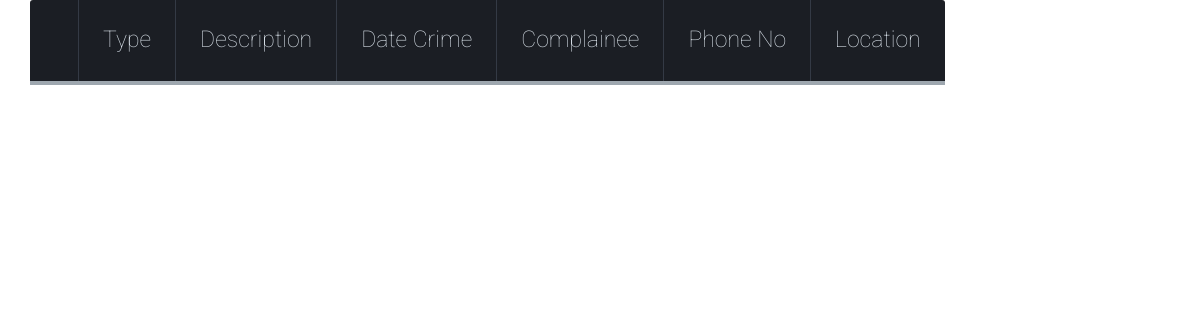
Before: /receive_alert/ with the older database file.
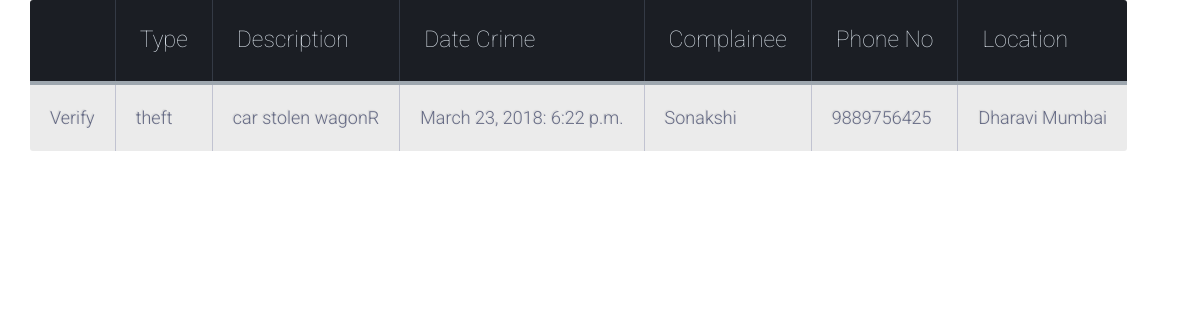
After: the same page with the newer database file.
### crimeReporting/models.py (models this page shows)
class INFORMATION_FILING_APP(models.Model):
    name = models.CharField(max_length=100)
    aadharcard = models.CharField(max_length=100)
    phone = models.CharField(max_length=100)
    crimetype = models.CharField(max_length=100)
    latitude = models.FloatField()
    longitude = models.FloatField()
    location=models.CharField(max_length=100)
    crime_description = models.CharField(max_length=100)
    date_crime = models.DateField()
    time_crime = models.TimeField()
    complaint_time = models.TimeField()
    complaint_date = models.DateField()

### maps/views.py (the view)
# urls.py: url(r'^receive_alert/$', receive_alert,name="receive_alert"),
def receive_alert(request):
    posts = INFORMATION_FILING_APP.objects.all()
    print(posts)
    return render(request, "report_alert.html", {'posts': posts})

### templates/report_alert.html (shortened to what this page needs)
<!DOCTYPE html>
{% load staticfiles %}
<html lang="en">
<head>
    <link rel="stylesheet" href="https://maxcdn.bootstrapcdn.com/bootstrap/3.3.7/css/bootstrap.min.css">
     <link href="{% static 'css/table.css' %}" rel="stylesheet">
</head>
<body>
 <div class="container">
  <div class="first" id="tables">
    <table>
        <thead>
      <tr>
          <th></th>
        <th>Type</th>
        <th>Description</th>
        <th>Date Crime</th>
        <th>Complainee</th>
          <th>Phone No</th>
        <th>Location</th>
      </tr>
        </thead>
     <tbody class="table-hover">
    {% for post in posts %}
       <tr style="text-align: center">
           <td id="myBtn">Verify</td>
          <td>{{ post.crimetype }}</td>
          <td>{{ post.crime_description}}</td>
          <td>{{ post.date_crime}}: {{post.time_crime}}</td>
          <td>{{ post.name}}</td>
          <td>{{ post.phone}}</td>
          <td>{{ post.location}}</td>
    </tr>
    {% endfor %}
    </tbody>
    </table>
  </div>
 </div>
</body>
</html>

### static/css/table.css (style rules this page uses)
body { background-color: #3e94ec; font-family: "Roboto", helvetica, arial, sans-serif; font-size: 16px; font-weight: 400; text-rendering: optimizeLegibility; }
th { color:#D5DDE5;; background:#1b1e24; border-bottom:4px solid #9ea7af; border-right: 1px solid #343a45; font-size:23px; font-weight: 100; padding:24px; text-align:left; text-shadow: 0 1px 1px rgba(0, 0, 0, 0.1); vertical-align:middle; }
th:first-child { border-top-left-radius:3px; }
th:last-child { border-top-right-radius:3px; border-right:none; }
tr { border-top: 1px solid #C1C3D1; border-bottom-: 1px solid #C1C3D1; color:#666B85; font-size:16px; font-weight:normal; text-shadow: 0 1px 1px rgba(256, 256, 256, 0.1); }
tr:first-child { border-top:none; }
tr:last-child { border-bottom:none; }
tr:nth-child(odd) td { background:#EBEBEB; }
tr:last-child td:first-child { border-bottom-left-radius:3px; }
tr:last-child td:last-child { border-bottom-right-radius:3px; }
td { background:#FFFFFF; padding:20px; text-align:left; vertical-align:middle; font-weight:300; font-size:18px; text-shadow: -1px -1px 1px rgba(0, 0, 0, 0.1); border-right: 1px solid #C1C3D1; }
td:last-child { border-right: 0px; }

### templates/report_alert.html (style rules this page uses)
body { background: url("https://buidln.clipdealer.com/002/451/248//previews/1--2451248-blue%20puzzle%20in%20conceptual%20form%20for%20your%20text%20or%20background.jpg"); background-size: 100% 100%; background-repeat: no-repeat; }

Changed rows visible on the page:
added INFORMATION_FILING_APP: crimetype "theft", crime_description "car stolen wagonR", date_crime "March 23, 2018", time_crime "6:22 p.m.", name "Sonakshi", phone "9889756425", location "Dharavi Mumbai"
